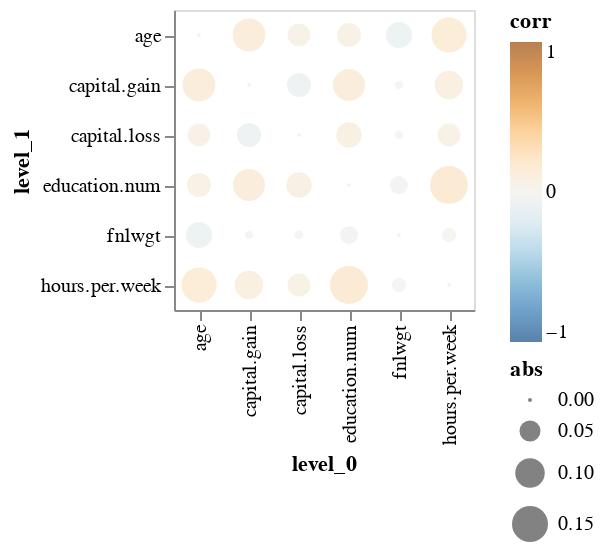

The notebook cell saved with this chart:
### Code cell
alt.Chart(corr_df).mark_circle().encode(
    x='level_0',
    y='level_1',
    size='abs',
    color=alt.Color('corr',
                    scale=alt.Scale(scheme='blueorange',
                                    domain=(-1, 1)))).properties(
    height=150,
    width=150)

### Figure 1 — Vega-Lite specification as saved in the notebook (floating-point values rounded to 4 significant figures)
{"config": {"view": {"continuousWidth": 400, "continuousHeight": 300}}, "data": {"name": "data-dc995fba9a6f5e829c76bc5935a63ded"}, "mark": "circle", "encoding": {"color": {"field": "corr", "scale": {"domain": [-1, 1], "scheme": "blueorange"}, "type": "quantitative"}, "size": {"field": "abs", "type": "quantitative"}, "x": {"field": "level_0", "type": "nominal"}, "y": {"field": "level_1", "type": "nominal"}}, "height": 150, "width": 150, "$schema": "https://vega.github.io/schema/vega-lite/v4.17.0.json", "datasets": {"data-dc995fba9a6f5e829c76bc5935a63ded": [{"level_0": "age", "level_1": "age", "corr": 0.0, "abs": 0.0}, {"level_0": "age", "level_1": "fnlwgt", "corr": -0.07814, "abs": 0.07814}, {"level_0": "age", "level_1": "education.num", "corr": 0.06634, "abs": 0.06634}, {"level_0": "age", "level_1": "capital.gain", "corr": 0.1249, "abs": 0.1249}, {"level_0": "age", "level_1": "capital.loss", "corr": 0.05848, "abs": 0.05848}, {"level_0": "age", "level_1": "hours.per.week", "corr": 0.1429, "abs": 0.1429}, {"level_0": "fnlwgt", "level_1": "age", "corr": -0.07814, "abs": 0.07814}, {"level_0": "fnlwgt", "level_1": "fnlwgt", "corr": 0.0, "abs": 0.0}, {"level_0": "fnlwgt", "level_1": "education.num", "corr": -0.03571, "abs": 0.03571}, {"level_0": "fnlwgt", "level_1": "capital.gain", "corr": -0.006039, "abs": 0.006039}, {"level_0": "fnlwgt", "level_1": "capital.loss", "corr": -0.006914, "abs": 0.006914}, {"level_0": "fnlwgt", "level_1": "hours.per.week", "corr": -0.02162, "abs": 0.02162}, {"level_0": "education.num", "level_1": "age", "corr": 0.06634, "abs": 0.06634}, {"level_0": "education.num", "level_1": "fnlwgt", "corr": -0.03571, "abs": 0.03571}, {"level_0": "education.num", "level_1": "education.num", "corr": 0.0, "abs": 0.0}, {"level_0": "education.num", "level_1": "capital.gain", "corr": 0.1191, "abs": 0.1191}, {"level_0": "education.num", "level_1": "capital.loss", "corr": 0.07475, "abs": 0.07475}, {"level_0": "education.num", "level_1": "hours.per.week", "corr": 0.1672, "abs": 0.1672}, {"level_0": "capital.gain", "level_1": "age", "corr": 0.1249, "abs": 0.1249}, {"level_0": "capital.gain", "level_1": "fnlwgt", "corr": -0.006039, "abs": 0.006039}, {"level_0": "capital.gain", "level_1": "education.num", "corr": 0.1191, "abs": 0.1191}, {"level_0": "capital.gain", "level_1": "capital.gain", "corr": 0.0, "abs": 0.0}, {"level_0": "capital.gain", "level_1": "capital.loss", "corr": -0.06657, "abs": 0.06657}, {"level_0": "capital.gain", "level_1": "hours.per.week", "corr": 0.09332, "abs": 0.09332}, {"level_0": "capital.loss", "level_1": "age", "corr": 0.05848, "abs": 0.05848}, {"level_0": "capital.loss", "level_1": "fnlwgt", "corr": -0.006914, "abs": 0.006914}, {"level_0": "capital.loss", "level_1": "education.num", "corr": 0.07475, "abs": 0.07475}, {"level_0": "capital.loss", "level_1": "capital.gain", "corr": -0.06657, "abs": 0.06657}, {"level_0": "capital.loss", "level_1": "capital.loss", "corr": 0.0, "abs": 0.0}, {"level_0": "capital.loss", "level_1": "hours.per.week", "corr": 0.05985, "abs": 0.05985}, {"level_0": "hours.per.week", "level_1": "age", "corr": 0.1429, "abs": 0.1429}, {"level_0": "hours.per.week", "level_1": "fnlwgt", "corr": -0.02162, "abs": 0.02162}, {"level_0": "hours.per.week", "level_1": "education.num", "corr": 0.1672, "abs": 0.1672}, {"level_0": "hours.per.week", "level_1": "capital.gain", "corr": 0.09332, "abs": 0.09332}, {"level_0": "hours.per.week", "level_1": "capital.loss", "corr": 0.05985, "abs": 0.05985}, {"level_0": "hours.per.week", "level_1": "hours.per.week", "corr": 0.0, "abs": 0.0}]}}
